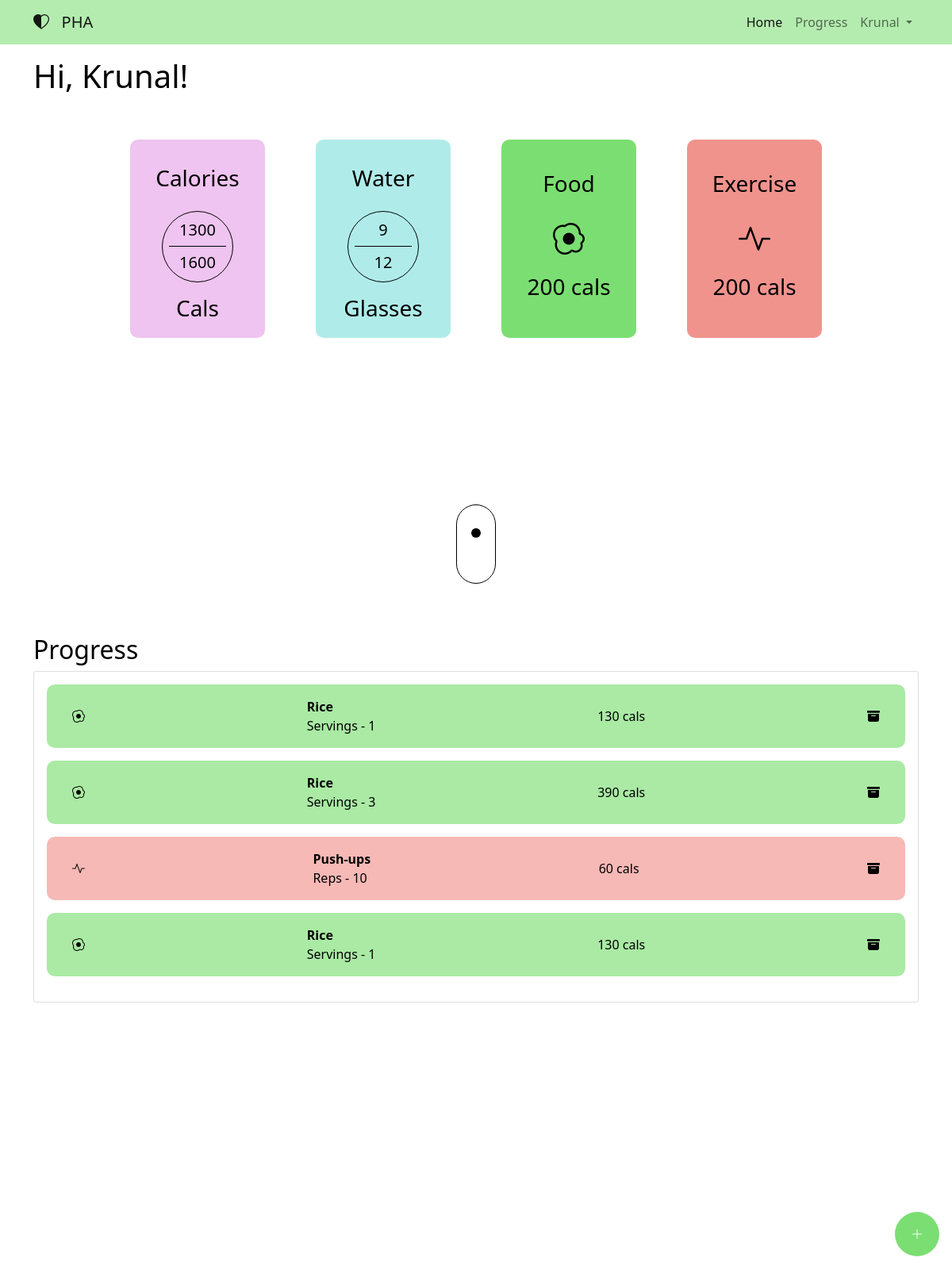
Screenshot of / (signed in) with the database file from the repository.
### website/models.py (models this page shows)
class User(db.Model, UserMixin):
    id = db.Column(db.Integer, primary_key=True)
    email = db.Column(db.String(150), unique=True)
    password = db.Column(db.String(150))
    name = db.Column(db.String(150))
    gender = db.Column(db.String(10))
    age = db.Column(db.Integer)
    height = db.Column(db.Float)
    weight = db.Column(db.Float)
    cal_goal = db.Column(db.Float)
    water_goal = db.Column(db.Integer)
    entries = db.relationship("Entry")
    Water_entries = db.relationship("Water")

class Entry(db.Model):
    id = db.Column(db.Integer, primary_key=True)
    type = db.Column(db.String(10))
    item = db.Column(db.String(50))
    cal = db.Column(db.Float)
    count = db.Column(db.Integer)
    date = db.Column(db.DateTime(timezone=True), default=func.now())
    user_id = db.Column(db.Integer, db.ForeignKey("user.id"))

### website/views.py (the view, shortened to what this page needs)
@views.route("/", methods=["POST", "GET"])
@login_required
def home():
    return render_template("/views/home.html", user=current_user)

### website/__init__.py (called while the page is built)
def create_app():
    app = Flask(__name__)
    app.config["SECRET_KEY"] = "hkjsahdkjaduhwadahsj"
    app.config["SQLALCHEMY_DATABASE_URI"] = f"sqlite:///{DB_NAME}"
    app.config["SQLALCHEMY_TRACK_MODIFICATIONS"] = false
    db.init_app(app)
    ma.init_app(app)
    from .views import views
    from .auth import auth
    app.register_blueprint(views, url_prefix="/")
    app.register_blueprint(auth, url_prefix="/")
    from .models import User, Entry
    create_database(app)
    login_manager = LoginManager()
    login_manager.login_view = "auth.login"
    login_manager.init_app(app)
    @login_manager.user_loader
    def load_user(id):
        return User.query.get(int(id))
    return app

### website/templates/views/home.html (shortened to what this page needs)
{% extends 'base.html' %} {% block title %}Home{% endblock title %}  {% block content %}
<section id="home">
  <h1 class="py-3">Hi, {{user.name.split()[0]}}!</h1>
  <div class="dashboard-cards">
    <div class="card calories-card dash-card mb-4">
      <h3>Calories</h3>
      <div class="cal-scale">
        <div class="circle">
          <h5 class="total_cal">1300</h5>
          <div class="line"></div>
          <h5>{{user.cal_goal|int}}</h5>
        </div>
      </div>
      <div class="calories-card-data">
        <h3>Cals</h3>
      </div>
    </div>
    <div class="card water-card dash-card mb-4">
      <h3>Water</h3>
      <div class="water-scale">
        <div class="circle">
          <h5 id="total_water">9</h5>
          <div class="line"></div>
          <h5>{{user.water_goal}}</h5>
        </div>
      </div>
      <div class="water-card-data">
        <h3>Glasses</h3>
      </div>
    </div>
    <div class="card food-card dash-card mb-4">
      <h3>Food</h3>
      <div class="icon">
        <i class="bi bi-egg-fried" style="font-size: 2.5rem"></i>
      </div>
      <div class="food-card-data">
        <h3><span class="food_cal">200</span> cals</h3>
      </div>
    </div>
    <div class="card exercise-card dash-card mb-4">
      <h3>Exercise</h3>
      <div class="icon">
        <i class="bi bi-activity" style="font-size: 2.5rem"></i>
      </div>
      <div class="exercise-card-data">
        <h3><span class="exercise_cal">200</span> cals</h3>
      </div>
    </div>
  </div>
  <div class="mouse-animation">
    <div class="mouse">
      <div class="scroll-bar"></div>
    </div>
  </div>
</section>
<section id="progress">
  <h2>Progress</h2>
  <div class="card" style="padding: 1rem">
    <ul class="list-group list-group-flush" id="entries">
      {% for entry in user.entries %}
      <li class="entry-item d-flex" data-entry-type="{{entry.type}}">
        {% if entry.type == "Food" %}
        <div class="icon"><i class="bi bi-egg-fried"></i></div>
        {% else %}
        <div class="icon"><i class="bi bi-activity"></i></div>
        {% endif %}
        <div class="name-count">
          <div class="entry-name"><b>{{entry.item}}</b></div>
          <div class="entry-count">
            {% if entry.type == "Food" %} Servings {% else %} Reps {% endif %} -
            {{entry.count}}
          </div>
        </div>
        <div class="entry-cal">{{entry.cal|int}} cals</div>
        <button
          class="del-icon delete-entry"
          onClick="deleteNote({{entry.id}})"
        >
          <i class="bi bi-archive-fill"></i>
        </button>
      </li>
      {% endfor %}
    </ul>
  </div>
</section>
<button
  type="button"
  class="btn fab-entries"
  data-bs-toggle="modal"
  data-bs-target="#staticBackdrop"
>
  <i class="bi bi-plus-lg"></i>
</button>
{% endblock content %}

### website/templates/base.html (shortened to what this page needs)
<!DOCTYPE html>
<html lang="en">
  <head>
    <link
      rel="stylesheet"
      href="https://stackpath.bootstrapcdn.com/bootstrap/4.4.1/css/bootstrap.min.css"
    />
    <link
      rel="stylesheet"
      href="https://stackpath.bootstrapcdn.com/font-awesome/4.7.0/css/font-awesome.min.css"
    />
    <link
      href="https://cdn.jsdelivr.net/npm/bootstrap@5.1.3/dist/css/bootstrap.min.css"
      rel="stylesheet"
    />
    <link
      rel="stylesheet"
      href="https://cdn.jsdelivr.net/npm/bootstrap-icons@1.6.1/font/bootstrap-icons.css"
    />
    <link rel="stylesheet" href={{ url_for('static', filename='style.css' ) }}>
  </head>
  <body>
    <nav class="navbar navbar-expand-lg navbar-light">
      <div class="container-fluid container">
        <a class="navbar-brand" href="#">
          <i class="bi bi-heart-half"></i> &nbsp; PHA
        </a>
        <div
          class="collapse navbar-collapse"
          style="flex-grow: unset"
          id="navbarSupportedContent"
        >
          <ul class="navbar-nav me-auto mb-2 mb-lg-0">
            {% if user.is_authenticated %}
            <li class="nav-item">
              <a
                class="nav-link main-nav-link home"
                aria-current="page"
                href="/"
                >Home</a
              >
            </li>
            <li class="nav-item">
              <a class="nav-link main-nav-link progs" href="#progress"
                >Progress</a
              >
            </li>
            <li class="nav-item dropdown">
              <a
                class="nav-link dropdown-toggle user-dropdown"
                href="#"
                id="navbarDropdown"
                role="button"
                data-bs-toggle="dropdown"
                aria-expanded="false"
              >
                {{user.name.split()[0]}}
              </a>
            </li>
            {% endif %}
          </ul>
        </div>
      </div>
    </nav>
    <div class="container">{% block content %} {% endblock content %}</div>
  </body>
</html>

### website/static/style.css (style rules this page uses)
* { margin: 0; padding: 0; box-sizing: border-box; }
body { min-height: 100vh; color: black; }
nav { background-color: #b4ecaf; }

### website/templates/views/home.html (style rules this page uses)
#home { min-height: calc(100vh - 56px); display: flex; flex-direction: column; position: relative; }
#progress { min-height: 100vh; }
.fab-entries { position: fixed; right: 1rem !important; background-color: rgba(67, 208, 55, 70%); bottom: 1rem; border-radius: 50%; width: 3.5rem; height: 3.5rem; outline: rgba(67, 208, 55, 70%); border-color: transparent; color: white; }
ul { list-style: none; }
li.entry-item { border-radius: 10px; margin-bottom: 1rem; padding: 1rem 2rem; display: flex; align-items: center; justify-content: space-between; }
li.food { background-color: rgba(67, 208, 55, 45%); }
li.exercise { background-color: rgba(234, 101, 93, 45%); }
button { background: none; border: none; }
.dashboard-cards { margin-top: 2rem; display: flex; flex-wrap: wrap; justify-content: center; align-items: center; }
.dash-card { height: 250px; width: 170px; margin: 0 2em; display: flex; align-items: center; justify-content: space-around; border-radius: 10px; padding: 2rem; border: none; }
.circle { height: 90px; width: 90px; border: black solid 1px; border-radius: 50%; display: flex; padding: 0.5em; justify-content: space-around; align-items: center; flex-direction: column; margin: 1em; }
h5 { margin-bottom: 0; }
.line { width: 100%; height: 1px; background-color: black; }
.calories-card { background-color: rgba(216, 107, 218, 40%); }
.water-card { background-color: rgba(55, 208, 199, 40%); }
.food-card { background-color: rgba(67, 208, 55, 70%); }
.exercise-card { background-color: rgba(234, 101, 93, 70%); }
.mouse-animation { width: 100%; position: absolute; bottom: 2rem; }
.mouse { margin: 2rem auto; height: 100px; width: 50px; border: 1px solid black; border-radius: 25px; position: relative; }
.scroll-bar { position: absolute; height: 12px; width: 12px; border-radius: 50%; background-color: black; top: 30%; left: 50%; transform: translate(-50%, 0%); animation: scroll-down 1s alternate-reverse; animation-iteration-count: infinite; }

### rows the page displays
User: name "Krunal", cal_goal "1600", water_goal "12"
Entry: type "Food" (drawn), item "Rice", count "1", cal "130"
Entry: type "Food" (drawn), item "Rice", count "3", cal "390"
Entry: type "Exercise" (drawn), item "Push-ups", count "10", cal "60"
Entry: type "Food" (drawn), item "Rice", count "1", cal "130"
